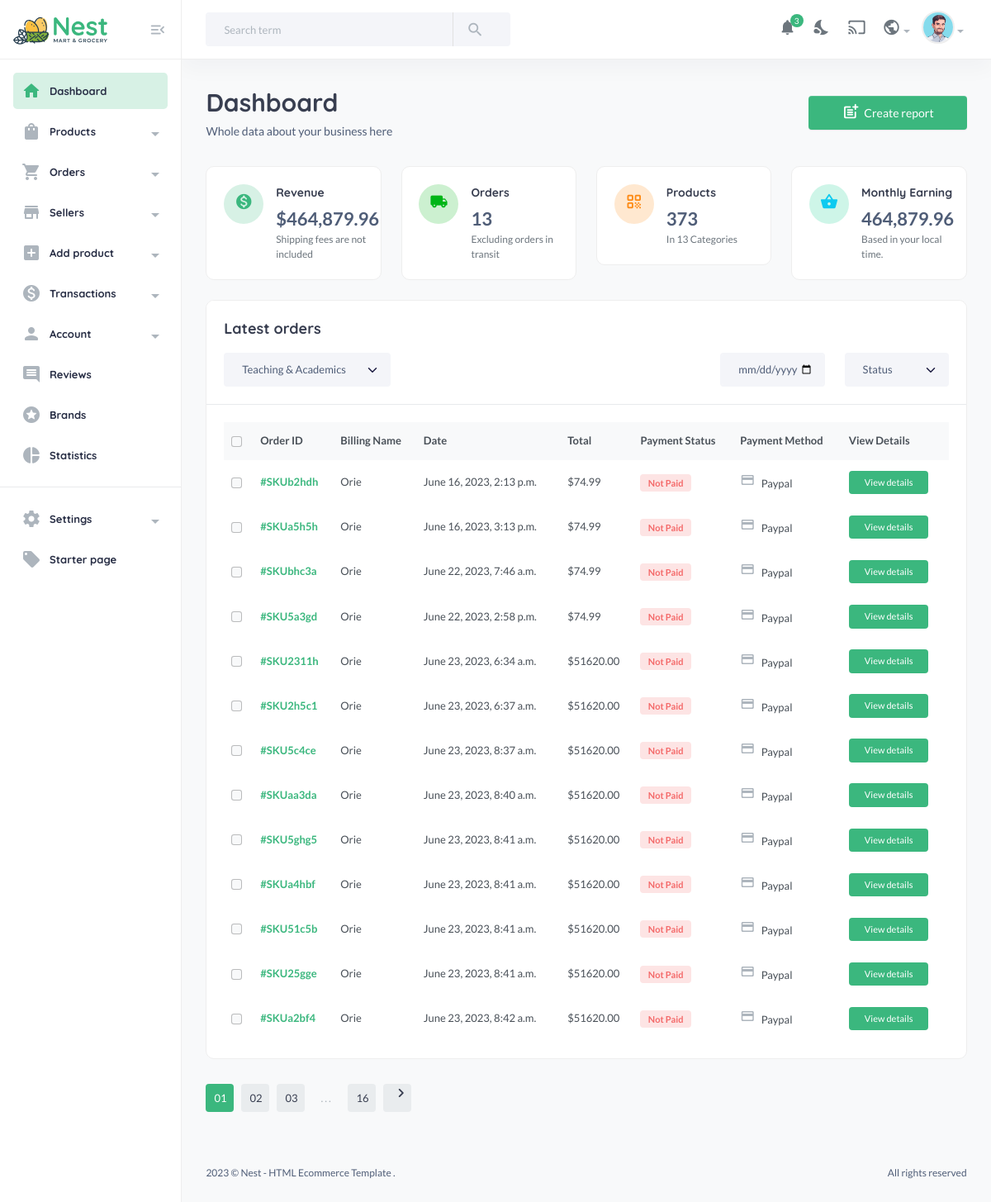
Page /useradmin/ on the earlier database version.
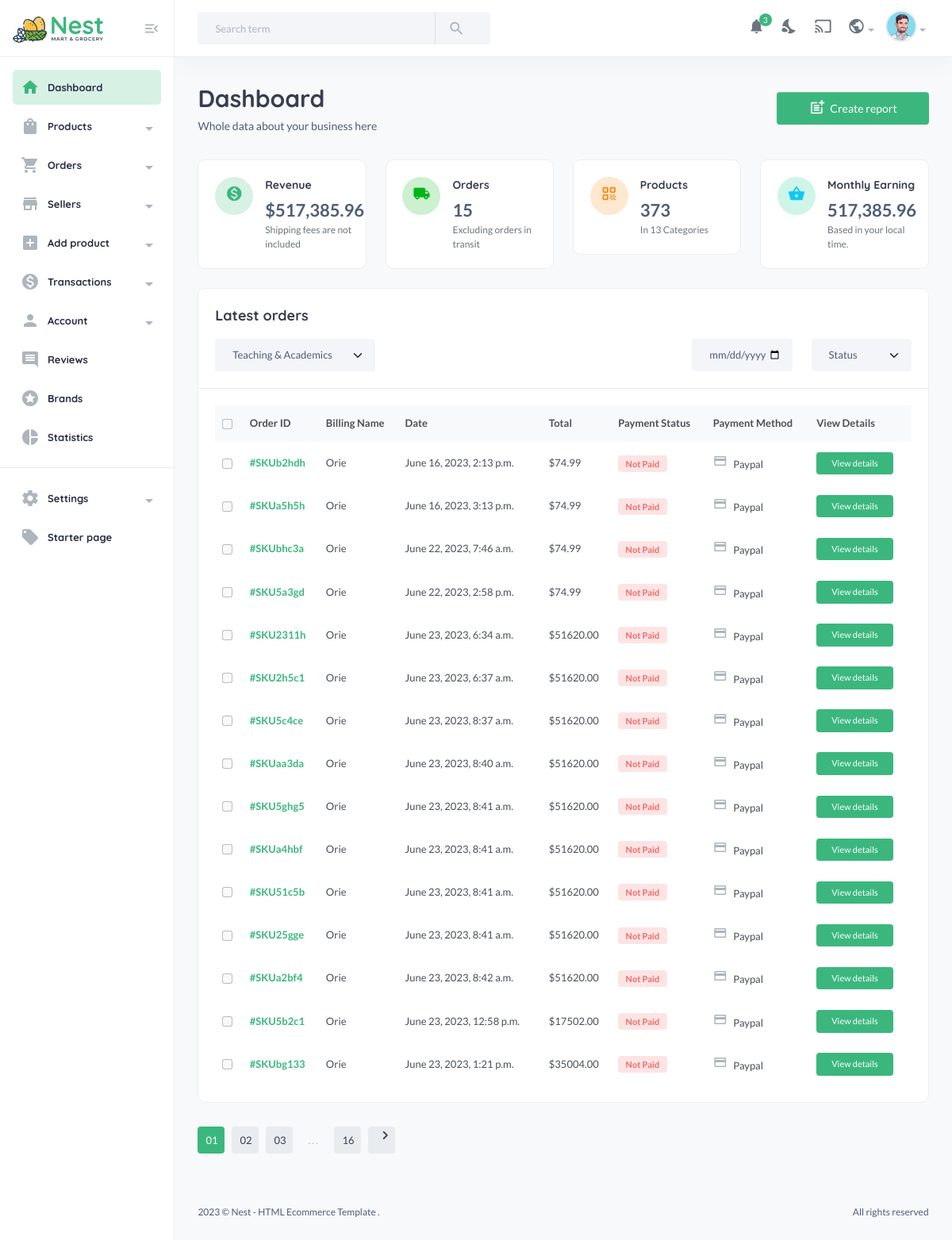
Same page on the later database version.
### core/models.py (models this page shows)
class CartOrder(models.Model):
    user = models.ForeignKey(User, on_delete=models.CASCADE)
    price = models.DecimalField(max_digits=99999999999999, decimal_places=2, default="1.99")
    paid_status = models.BooleanField(default=False, null=True, blank=True)
    order_date = models.DateTimeField(auto_now_add=True, null=True, blank=True)
    product_status = models.CharField(choices=STATUS_CHOICE, max_length=30, default="processing")
    sku = ShortUUIDField(null=True, blank=True, length=5, prefix="SKU", max_length=20, alphabet="abcdefgh12345")
    class Meta:
        verbose_name_plural = "Cart Order"

### userauths/models.py (models this page shows, shortened)
class User(AbstractUser):
    email = models.EmailField(unique=True)
    username = models.CharField(max_length=100)
    bio = models.CharField(max_length=100)
    USERNAME_FIELD = "email"
    REQUIRED_FIELDS = ['username']

### useradmin/views.py (the view)
# urls.py: path("", views.dashboard, name="dashboard"),
def dashboard(request):
    revenue = CartOrder.objects.aggregate(price=Sum("price"))
    total_orders_count = CartOrder.objects.all()
    all_products = Product.objects.all()
    all_categories = Category.objects.all()
    new_customers = User.objects.all().order_by("-id")[:6]
    latest_orders = CartOrder.objects.all()
    this_month = datetime.datetime.now().month
    monthly_revenue = CartOrder.objects.filter(order_date__month=this_month).aggregate(price=Sum("price"))
    context = {
        "monthly_revenue": monthly_revenue,
        "revenue": revenue,
        "all_products": all_products,
        "all_categories": all_categories,
        "new_customers": new_customers,
        "latest_orders": latest_orders,
        "total_orders_count": total_orders_count,
    }
    return render(request, "useradmin/dashboard.html", context)

### core/context_processor.py (called while the page is built)
def default(request):
    categories = Category.objects.all()
    vendors = Vendor.objects.all()
    min_max_price = Product.objects.aggregate(Min("price"), Max("price"))
    if request.user.is_authenticated:
        try:
            wishlist = wishlist_model.objects.filter(user=request.user)
        except:
            messages.warning(request, "You need to login before accessing your wishlist.")
            wishlist = 0
    else:
        wishlist = 0
    try:
        address = Address.objects.get(user=request.user)
    except:
        address = None
    return {
        'categories': categories,
        'wishlist': wishlist,
        'address': address,
        'vendors': vendors,
        'min_max_price': min_max_price,
    }

### templates/useradmin/dashboard.html (shortened to what the changed rows need)
{% extends 'useradmin/base.html' %}
{% load static %}
{% load humanize %}
{% block content %}
<section class="content-main">
    <div class="content-header">
        <div>
            <h2 class="content-title card-title">Dashboard</h2>
        </div>
    </div>
    <div class="row">
        <div class="col-lg-3">
            <div class="card card-body mb-4">
                <article class="icontext">
                    <div class="text">
                        <h6 class="mb-1 card-title">Revenue</h6>
                        <span>${{ revenue.price|floatformat:2|intcomma }}</span>
                        <span class="text-sm"> Shipping fees are not included </span>
                    </div>
                </article>
            </div>
        </div>
        <div class="col-lg-3">
            <div class="card card-body mb-4">
                <article class="icontext">
                    <div class="text">
                        <h6 class="mb-1 card-title">Orders</h6>
                        <span>{{total_orders_count.count}}</span>
                        <span class="text-sm"> Excluding orders in transit </span>
                    </div>
                </article>
            </div>
        </div>
        <div class="col-lg-3">
            <div class="card card-body mb-4">
                <article class="icontext">
                    <div class="text">
                        <h6 class="mb-1 card-title">Monthly Earning</h6>
                        <span>{{ monthly_revenue.price|floatformat:2|intcomma }}</span>
                        <span class="text-sm"> Based in your local time. </span>
                    </div>
                </article>
            </div>
        </div>
    </div>
    <div class="card mb-4">
        <div class="card-body">
            <div class="table-responsive">
                <div class="table-responsive">
                    <table class="table align-middle table-nowrap mb-0">
                        <thead class="table-light">
                            <tr>
                                <th scope="col" class="text-center">
                                    <div class="form-check align-middle">
                                        <input class="form-check-input" type="checkbox" id="transactionCheck01" />
                                    </div>
                                </th>
                                <th class="align-middle" scope="col">Order ID</th>
                                <th class="align-middle" scope="col">Billing Name</th>
                                <th class="align-middle" scope="col">Date</th>
                                <th class="align-middle" scope="col">Total</th>
                                <th class="align-middle" scope="col">Payment Status</th>
                                <th class="align-middle" scope="col">Payment Method</th>
                                <th class="align-middle" scope="col">View Details</th>
                            </tr>
                        </thead>
                        <tbody>
                            {% for l in latest_orders %}
                            <tr>
                                <td class="text-center">
                                    <div class="form-check">
                                        <input class="form-check-input" type="checkbox" id="transactionCheck02" />
                                    </div>
                                </td>
                                <td><a href="#" class="fw-bold">#{{l.sku}}</a></td>
                                <td>{{l.user.username|title}}</td>
                                <td>{{l.order_date}}</td>
                                <td>${{l.price}}</td>
                                <td>
                                    {% if l.paid_status == True %}
                                    <span class="badge badge-pill badge-soft-success">Paid</span>
                                    {% else %}
                                    <span class="badge badge-pill badge-soft-danger">Not Paid</span>
                                    {% endif %}
                                </td>
                                <td><i class="material-icons md-payment font-xxl text-muted mr-5"></i> Paypal</td>
                                <td>
                                    <a href="#" class="btn btn-xs"> View details</a>
                                </td>
                            </tr>
                            {% endfor %}
                        </tbody>
                    </table>
                </div>
            </div>
        </div>
    </div>
</section>
{% endblock content %}

Differences in the rows shown:
added CartOrder: sku "SKU5b2c1", user.username "Orie", order_date "June 23, 2023, 12:58 p.m.", price "17502.00", paid_status "Not Paid"
added CartOrder: sku "SKUbg133", user.username "Orie", order_date "June 23, 2023, 1:21 p.m.", price "35004.00", paid_status "Not Paid"
Other differences:
{{ revenue.price|floatformat:2|intcomma }}: "464,879.96" → "517,385.96"
{{ total_orders_count.count }}: "13" → "15"
{{ monthly_revenue.price|floatformat:2|intcomma }}: "464,879.96" → "517,385.96"
